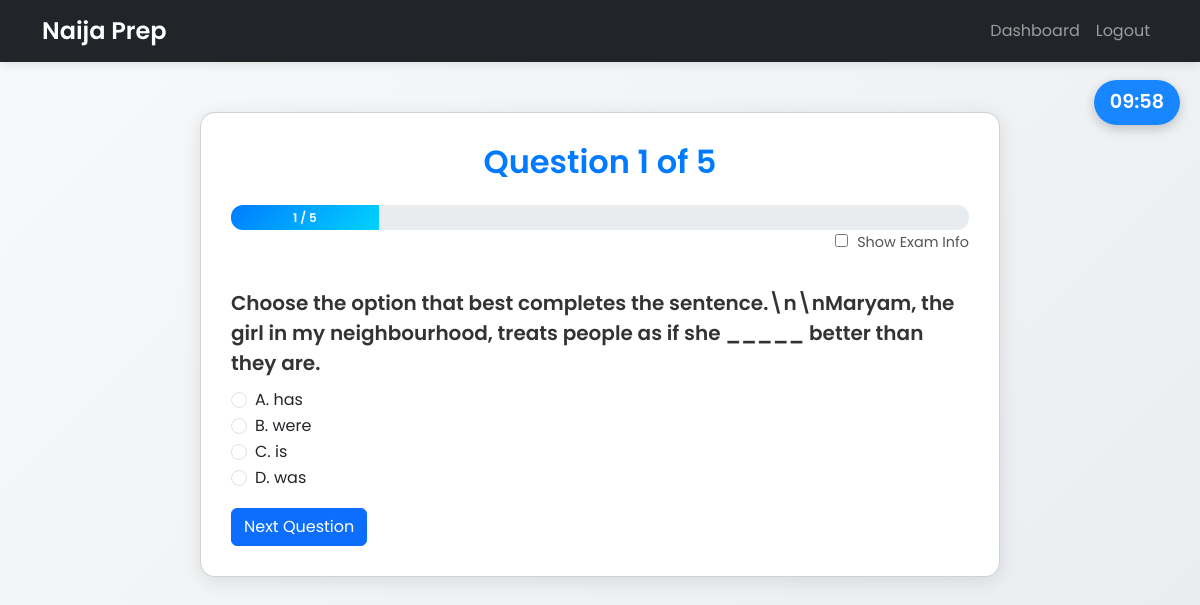
The app's page /quiz?subject=English (signed in) with its own data.
### app/models.py (models this page shows, shortened)
class Question(db.Model):
    id = db.Column(db.Integer, primary_key=True)
    subject = db.Column(db.String(255), nullable=True)       # NEW
    topic = db.Column(db.String(255), nullable=False)
    difficulty = db.Column(db.Integer, nullable=False)
    question_text = db.Column(db.Text, nullable=False)
    option_a = db.Column(db.Text, nullable=False)
    option_b = db.Column(db.Text, nullable=False)
    option_c = db.Column(db.Text, nullable=False)
    option_d = db.Column(db.Text, nullable=False)
    correct_option = db.Column(db.String(10), nullable=False)
    explanation = db.Column(db.Text, nullable=True)
    exam_year = db.Column(db.String(255), nullable=True)

### app/routes.py (the view, shortened to what this page needs)
    @app.route("/quiz", methods=["GET", "POST"])
    @login_required
    def quiz():
        total_time_allowed = 600  # 10 minutes
        topic = request.args.get("topic")
        subject = request.args.get("subject")
        if "quiz_questions" not in session and not topic and not subject:
            flash("Choose a subject to begin your quiz.", "info")
            return redirect(url_for("subjects"))
        if "quiz_start_time" not in session:
            session["quiz_start_time"] = time.time()
        elapsed = time.time() - session["quiz_start_time"]
        remaining = total_time_allowed - elapsed
        if remaining <= 0:
            flash("Time is up for the quiz!", "warning")
            for key in ("quiz_questions", "current_question", "score", "quiz_start_time"):
                session.pop(key, None)
            return redirect(url_for("results"))
        if "quiz_questions" not in session:
            if topic:
                pool = Question.query.filter_by(topic=topic).all()
                src = f"topic '{topic}'"
            elif subject:
                pool = Question.query.filter_by(subject=subject).all()
                src = f"subject '{subject}'"
            else:
                pool = Question.query.all()
                src = "all subjects"
            if len(pool) < 5:
                flash(f"Not enough questions in {src}.", "warning")
                if subject:
                    return redirect(url_for("subject_topics", subject=subject))
                return redirect(url_for("subjects"))
            selected = random.sample(pool, 5)
            session["quiz_questions"] = [q.id for q in selected]
            session["current_question"] = 0
            session["score"] = 0
        idx = session["current_question"]
        question = Question.query.get(session["quiz_questions"][idx])
        form = QuizForm()
        return render_template(
            "quiz.html",
            question=question,
            form=form,
            current=idx + 1,
            total=len(session["quiz_questions"]),
            overall_time=int(remaining),
        )

### app/routes.py
class QuizForm(FlaskForm):
    answer = RadioField("Answer", choices=[("A", "A"), ("B", "B"), ("C", "C"), ("D", "D")], validators=[DataRequired()])
    submit = SubmitField("Next")

### app/models.py (called while the page is built)
@login_manager.user_loader
def load_user(user_id):
    return User.query.get(int(user_id))

### app/templates/quiz.html (shortened to what this page needs)
<!DOCTYPE html>
<html lang="en">
<head>
  <link href="https://cdn.jsdelivr.net/npm/bootstrap@5.3.3/dist/css/bootstrap.min.css" rel="stylesheet">
</head>
<body>
  <div id="overall-timer">10:00</div>
  <nav class="navbar navbar-expand-lg navbar-dark bg-dark">
    <div class="container">
      <a class="navbar-brand" href="{{ url_for('home') }}">Naija Prep</a>
      <div class="collapse navbar-collapse" id="navbarNav">
          <ul class="navbar-nav ms-auto">
              <li class="nav-item"><a class="nav-link" href="{{ url_for('dashboard') }}">Dashboard</a></li>
              <li class="nav-item"><a class="nav-link" href="{{ url_for('logout') }}">Logout</a></li>
          </ul>
      </div>
    </div>
  </nav>
  <div class="container">
    <div class="card quiz-card">
      <h2 class="text-center mb-4">Question {{ current }} of {{ total }}</h2>
      <div class="progress">
        <div class="progress-bar" role="progressbar" style="width: {{ (current / total * 100) }}%;"
             aria-valuenow="{{ (current / total * 100) }}" aria-valuemin="0" aria-valuemax="100">
          {{ current }} / {{ total }}
        </div>
      </div>
      <div class="toggle-container">
        <label>
          <input type="checkbox" id="toggle-exam-info" style="margin-right: 5px;">
          Show Exam Info
        </label>
      </div>
      <form method="POST" class="mt-4">
        <p class="question-text">{{ question.question_text | safe }}</p>
        <div class="form-check">
          <input type="radio" name="answer" value="A" class="form-check-input" id="option_a" required>
          <label class="form-check-label" for="option_a">A. {{ question.option_a | safe }}</label>
        </div>
        <div class="form-check">
          <input type="radio" name="answer" value="B" class="form-check-input" id="option_b" required>
          <label class="form-check-label" for="option_b">B. {{ question.option_b | safe }}</label>
        </div>
        <div class="form-check">
          <input type="radio" name="answer" value="C" class="form-check-input" id="option_c" required>
          <label class="form-check-label" for="option_c">C. {{ question.option_c | safe }}</label>
        </div>
        <div class="form-check">
          <input type="radio" name="answer" value="D" class="form-check-input" id="option_d" required>
          <label class="form-check-label" for="option_d">D. {{ question.option_d | safe }}</label>
        </div>
        <button type="submit" class="btn btn-primary mt-3">Next Question</button>
      </form>
    </div>
  </div>
</body>
</html>

### app/templates/quiz.html (style rules this page uses)
body { background: linear-gradient(135deg, #f8f9fa 0%, #e9ecef 100%); font-family: 'Poppins', sans-serif; color: #333; min-height: 100vh; }
.navbar { box-shadow: 0 2px 10px rgba(0, 0, 0, 0.1); }
.navbar-brand { font-weight: 600; font-size: 1.5rem; }
.quiz-card { max-width: 800px; margin: 50px auto; border-radius: 15px; box-shadow: 0 4px 20px rgba(0, 0, 0, 0.1); padding: 30px; background: #fff; }
h2 { font-weight: 600; color: #007bff; animation: fadeInDown 0.8s ease-in-out; }
.progress { height: 25px; border-radius: 12px; background-color: #e9ecef; overflow: hidden; transition: width 0.5s ease-in-out; }
.progress-bar { background: linear-gradient(135deg, #007bff, #00d4ff); font-weight: 600; }
.question-text { font-size: 1.25rem; font-weight: 600; color: #333; margin-bottom: 10px; line-height: 1.5; }
.toggle-container { text-align: right; margin-bottom: 10px; }
.toggle-container label { cursor: pointer; font-size: 0.9rem; color: #555; }
#overall-timer { position: fixed; top: 80px; right: 20px; background: rgba(0, 123, 255, 0.9); color: #fff; padding: 8px 16px; border-radius: 30px; font-size: 1.2rem; font-weight: 600; z-index: 1000; box-shadow: 0 4px 12px rgba(0, 0, 0, 0.2); }

### records on screen
Question: question_text "Choose the option that best completes the sentence.\\n\\nMaryam, the girl in my neighbourhood, treats people as if she _____ better than they are.", option_a "has", option_b "were", option_c "is", option_d "was"

### other values on screen
{{ current }} "1"
{{ total }} "5"
